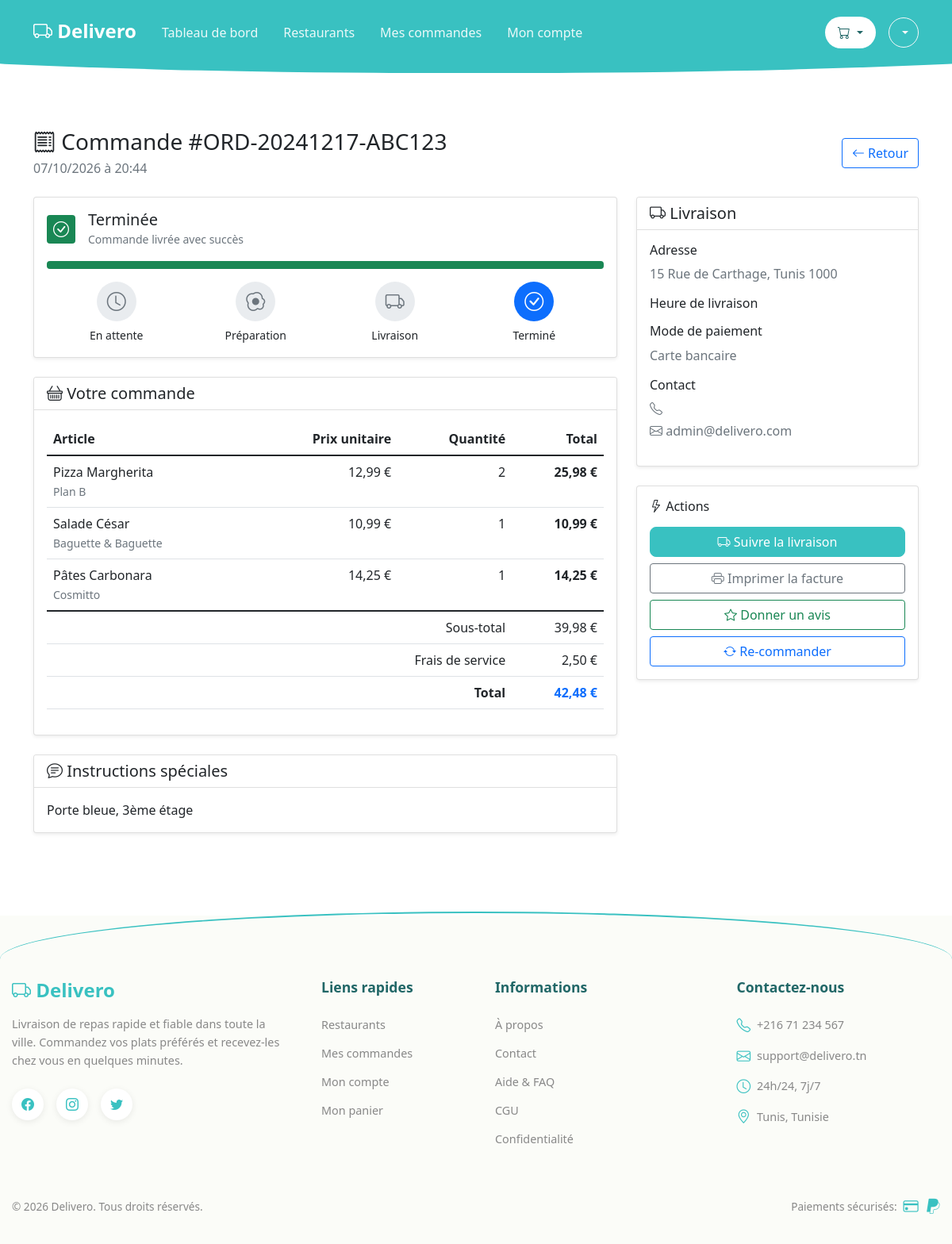
The app's page /user/order_details.php?id=1 (signed in) with its own data.
### tables this page shows
CREATE TABLE IF NOT EXISTS orders (
    id INT AUTO_INCREMENT PRIMARY KEY,
    order_number VARCHAR(20) UNIQUE NOT NULL,
    user_id INT,
    total DECIMAL(10,2) NOT NULL,
    status ENUM('pending', 'preparing', 'delivering', 'completed', 'cancelled') DEFAULT 'pending',
    delivery_address TEXT,
    delivery_time TIME,
    payment_method VARCHAR(50),
    notes TEXT,
    created_at TIMESTAMP DEFAULT CURRENT_TIMESTAMP,
    updated_at TIMESTAMP DEFAULT CURRENT_TIMESTAMP ON UPDATE CURRENT_TIMESTAMP,
    FOREIGN KEY (user_id) REFERENCES users(id) ON DELETE SET NULL,
    INDEX idx_order_number (order_number),
    INDEX idx_status (status),
    INDEX idx_created (created_at)
);

CREATE TABLE IF NOT EXISTS order_items (
    id INT AUTO_INCREMENT PRIMARY KEY,
    order_id INT NOT NULL,
    dish_id INT,
    quantity INT NOT NULL,
    price DECIMAL(10,2) NOT NULL,
    subtotal DECIMAL(10,2) NOT NULL,
    FOREIGN KEY (order_id) REFERENCES orders(id) ON DELETE CASCADE,
    FOREIGN KEY (dish_id) REFERENCES dishes(id) ON DELETE SET NULL,
    INDEX idx_order (order_id),
    INDEX idx_dish (dish_id)
);

CREATE TABLE IF NOT EXISTS dishes (
    id INT AUTO_INCREMENT PRIMARY KEY,
    name VARCHAR(200) NOT NULL,
    description TEXT,
    price DECIMAL(10,2) NOT NULL,
    category_id INT,
    restaurant_id INT,
    image VARCHAR(255),
    preparation_time INT DEFAULT 20,
    is_available BOOLEAN DEFAULT TRUE,
    is_special BOOLEAN DEFAULT FALSE,
    is_vegetarian BOOLEAN DEFAULT FALSE,
    calories INT,
    ingredients TEXT,
    rating DECIMAL(3,1) DEFAULT 4.0,
    order_count INT DEFAULT 0,
    created_at TIMESTAMP DEFAULT CURRENT_TIMESTAMP,
    updated_at TIMESTAMP DEFAULT CURRENT_TIMESTAMP ON UPDATE CURRENT_TIMESTAMP,
    FOREIGN KEY (category_id) REFERENCES categories(id) ON DELETE SET NULL,
    FOREIGN KEY (restaurant_id) REFERENCES restaurants(id) ON DELETE SET NULL,
    INDEX idx_category (category_id),
    INDEX idx_restaurant (restaurant_id),
    INDEX idx_available (is_available),
    INDEX idx_special (is_special),
    INDEX idx_price (price)
);

CREATE TABLE IF NOT EXISTS restaurants (
    id INT AUTO_INCREMENT PRIMARY KEY,
    name VARCHAR(200) NOT NULL,
    address TEXT,
    phone VARCHAR(20),
    email VARCHAR(100),
    image VARCHAR(255),
    delivery_time VARCHAR(20) DEFAULT '30-40 min',
    rating DECIMAL(3,1) DEFAULT 4.0,
    is_active BOOLEAN DEFAULT TRUE,
    created_at TIMESTAMP DEFAULT CURRENT_TIMESTAMP,
    INDEX idx_active (is_active),
    INDEX idx_rating (rating)
);

CREATE TABLE IF NOT EXISTS users (
    id INT AUTO_INCREMENT PRIMARY KEY,
    username VARCHAR(50) UNIQUE NOT NULL,
    email VARCHAR(100) UNIQUE NOT NULL,
    password VARCHAR(255) NOT NULL,
    full_name VARCHAR(100),
    phone VARCHAR(20),
    address TEXT,
    role ENUM('admin', 'user') DEFAULT 'user',
    is_active BOOLEAN DEFAULT TRUE,
    created_at TIMESTAMP DEFAULT CURRENT_TIMESTAMP,
    last_login TIMESTAMP NULL,
    INDEX idx_username (username),
    INDEX idx_email (email),
    INDEX idx_role (role)
);

### user/order_details.php (the view, shortened to what this page needs)
<?php
require_once '../admin/includes/config.php';
$order_id = $_GET['id'] ?? 0;
$user_id = $_SESSION['user_id'];
$stmt = $pdo->prepare("
    SELECT o.*, u.full_name, u.email, u.phone
    FROM orders o
    JOIN users u ON o.user_id = u.id
    WHERE o.id = ? AND o.user_id = ?
");
$stmt->execute([$order_id, $user_id]);
$order = $stmt->fetch();
$stmt = $pdo->prepare("
    SELECT oi.*, d.name as dish_name, d.image, r.name as restaurant_name
    FROM order_items oi
    LEFT JOIN dishes d ON oi.dish_id = d.id
    LEFT JOIN restaurants r ON d.restaurant_id = r.id
    WHERE oi.order_id = ?
");
$stmt->execute([$order_id]);
$items = $stmt->fetchAll();
$status_info = [
    'pending' => ['class' => 'warning', 'icon' => 'clock', 'text' => 'En attente', 'progress' => 25],
    'preparing' => ['class' => 'info', 'icon' => 'egg-fried', 'text' => 'En préparation', 'progress' => 50],
    'delivering' => ['class' => 'primary', 'icon' => 'truck', 'text' => 'En livraison', 'progress' => 75],
    'completed' => ['class' => 'success', 'icon' => 'check-circle', 'text' => 'Terminée', 'progress' => 100],
    'cancelled' => ['class' => 'danger', 'icon' => 'x-circle', 'text' => 'Annulée', 'progress' => 0]
];
$current_status = $status_info[$order['status']];
?>
<!DOCTYPE html>
<html lang="fr">
<head>
    <link href="https://cdn.jsdelivr.net/npm/bootstrap@5.1.3/dist/css/bootstrap.min.css" rel="stylesheet">
    <link rel="stylesheet" href="https://cdn.jsdelivr.net/npm/bootstrap-icons@1.8.1/font/bootstrap-icons.css">
</head>
<body>
    <?php include 'includes/header.php'; ?>
    <main class="container mt-4">
        <div class="row mb-4">
            <div class="col-12">
                <div class="d-flex justify-content-between align-items-center">
                    <div>
                        <h1 class="h3 mb-1">
                            <i class="bi bi-receipt"></i> Commande #<?= htmlspecialchars($order['order_number'] ?? '') ?>
                        </h1>
                        <p class="text-muted mb-0">
                            <?= date('d/m/Y à H:i', strtotime($order['created_at'] ?? date('Y-m-d H:i:s'))) ?>
                        </p>
                    </div>
                    <div class="text-end">
                        <a href="orders.php" class="btn btn-outline-primary">
                            <i class="bi bi-arrow-left"></i> Retour
                        </a>
                    </div>
                </div>
            </div>
        </div>
        <div class="row">
            <div class="col-lg-8">
                <div class="card shadow-sm mb-4">
                    <div class="card-body">
                        <div class="d-flex align-items-center mb-3">
                            <span class="badge bg-<?= $current_status['class'] ?? 'secondary' ?> me-3 p-2">
                                <i class="bi bi-<?= $current_status['icon'] ?? 'question-circle' ?> fs-5"></i>
                            </span>
                            <div>
                                <h5 class="mb-0"><?= $current_status['text'] ?? 'Statut inconnu' ?></h5>
                                <small class="text-muted">
                                    <?=
                                        ($order['status'] ?? '') == 'pending' ? 'En attente de confirmation' :
                                        (($order['status'] ?? '') == 'preparing' ? 'Le restaurant prépare votre commande' :
                                        (($order['status'] ?? '') == 'delivering' ? 'Votre commande est en route' :
                                        (($order['status'] ?? '') == 'completed' ? 'Commande livrée avec succès' :
                                        (($order['status'] ?? '') == 'cancelled' ? 'Commande annulée' : 'Statut inconnu'))))
                                    ?>
                                </small>
                            </div>
                        </div>
                        <div class="progress mb-3" style="height: 10px;">
                            <div class="progress-bar bg-<?= $current_status['class'] ?? 'secondary' ?>"
                                 style="width: <?= $current_status['progress'] ?? 0 ?>%"></div>
                        </div>
                        <div class="d-flex justify-content-between text-center">
                            <div class="step <?= ($order['status'] ?? '') == 'pending' ? 'active' : '' ?>">
                                <div class="step-icon">
                                    <i class="bi bi-clock fs-4"></i>
                                </div>
                                <small>En attente</small>
                            </div>
                            <div class="step <?= ($order['status'] ?? '') == 'preparing' ? 'active' : '' ?>">
                                <div class="step-icon">
                                    <i class="bi bi-egg-fried fs-4"></i>
                                </div>
                                <small>Préparation</small>
                            </div>
                            <div class="step <?= ($order['status'] ?? '') == 'delivering' ? 'active' : '' ?>">
                                <div class="step-icon">
                                    <i class="bi bi-truck fs-4"></i>
                                </div>
                                <small>Livraison</small>
                            </div>
                            <div class="step <?= ($order['status'] ?? '') == 'completed' ? 'active' : '' ?>">
                                <div class="step-icon">
                                    <i class="bi bi-check-circle fs-4"></i>
                                </div>
                                <small>Terminé</small>
                            </div>
                        </div>
                    </div>
                </div>
                <div class="card shadow-sm mb-4">
                    <div class="card-header bg-white">
                        <h5 class="mb-0">
                            <i class="bi bi-basket"></i> Votre commande
                        </h5>
                    </div>
                    <div class="card-body">
                        <div class="table-responsive">
                            <table class="table">
                                <thead>
                                    <tr>
                                        <th>Article</th>
                                        <th class="text-end">Prix unitaire</th>
                                        <th class="text-end">Quantité</th>
                                        <th class="text-end">Total</th>
                                    </tr>
                                </thead>
                                <tbody>
                                    <?php foreach ($items as $item): ?>
                                        <tr>
                                            <td>
                                                <div class="d-flex align-items-center">
                                                    <div>
                                                        <div><?= htmlspecialchars($item['dish_name'] ?? '') ?></div>
                                                        <small class="text-muted">
                                                            <?= htmlspecialchars($item['restaurant_name'] ?? '') ?>
                                                        </small>
                                                    </div>
                                                </div>
                                            </td>
                                            <td class="text-end"><?= number_format($item['price'] ?? 0, 2, ',', ' ') ?> €</td>
                                            <td class="text-end"><?= $item['quantity'] ?? 0 ?></td>
                                            <td class="text-end fw-bold">
                                                <?= number_format($item['subtotal'] ?? 0, 2, ',', ' ') ?> €
                                            </td>
                                        </tr>
                                    <?php endforeach; ?>
                                </tbody>
                                <tfoot>
                                    <tr>
                                        <td colspan="3" class="text-end">Sous-total</td>
                                        <td class="text-end"><?= number_format(($order['total'] ?? 0) - 2.5, 2, ',', ' ') ?> €</td>
                                    </tr>
                                    <tr>
                                        <td colspan="3" class="text-end">Frais de service</td>
                                        <td class="text-end">2,50 €</td>
                                    </tr>
                                    <tr>
                                        <td colspan="3" class="text-end fw-bold">Total</td>
                                        <td class="text-end fw-bold text-primary">
                                            <?= number_format($order['total'] ?? 0, 2, ',', ' ') ?> €
                                        </td>
                                    </tr>
                                </tfoot>
                            </table>
                        </div>
                    </div>
                </div>
                <?php if (!empty($order['notes'])): ?>
                    <div class="card shadow-sm mb-4">
                        <div class="card-header bg-white">
                            <h5 class="mb-0">
                                <i class="bi bi-chat-text"></i> Instructions spéciales
                            </h5>
                        </div>
                        <div class="card-body">
                            <p class="mb-0"><?= nl2br(htmlspecialchars($order['notes'] ?? '')) ?></p>
                        </div>
                    </div>
                <?php endif; ?>
            </div>
            <div class="col-lg-4">
                <div class="card shadow-sm mb-4">
                    <div class="card-header bg-white">
                        <h5 class="mb-0">
                            <i class="bi bi-truck"></i> Livraison
                        </h5>
                    </div>
                    <div class="card-body">
                        <div class="mb-3">
                            <h6>Adresse</h6>
                            <p class="text-muted mb-0">
                                <?= nl2br(htmlspecialchars($order['delivery_address'] ?? '')) ?>
                            </p>
                        </div>
                        <div class="mb-3">
                            <h6>Heure de livraison</h6>
                        </div>
                        <div class="mb-3">
                            <h6>Mode de paiement</h6>
                            <p class="text-muted mb-0">
                                <?= ($order['payment_method'] ?? '') == 'card' ? 'Carte bancaire' :
                                    (($order['payment_method'] ?? '') == 'cash' ? 'Espèces' :
                                    htmlspecialchars($order['payment_method'] ?? 'Non spécifié')) ?>
                            </p>
                        </div>
                        <div class="mb-3">
                            <h6>Contact</h6>
                            <p class="text-muted mb-1">
                                <i class="bi bi-telephone"></i> <?= htmlspecialchars($order['phone'] ?? '') ?>
                            </p>
                            <p class="text-muted mb-0">
                                <i class="bi bi-envelope"></i> <?= htmlspecialchars($order['email'] ?? '') ?>
                            </p>
                        </div>
                    </div>
                </div>
                <div class="card shadow-sm">
                    <div class="card-body">
                        <h6 class="card-title mb-3">
                            <i class="bi bi-lightning"></i> Actions
                        </h6>
                        <div class="d-grid gap-2">
                            <a href="order_tracking.php?id=<?= $order_id ?>" class="btn btn-primary">
                                <i class="bi bi-truck"></i> Suivre la livraison
                            </a>
                            <a href="javascript:window.print()" class="btn btn-outline-secondary">
                                <i class="bi bi-printer"></i> Imprimer la facture
                            </a>
                            <a href="reviews.php?order_id=<?= $order_id ?>" class="btn btn-outline-success">
                                <i class="bi bi-star"></i> Donner un avis
                            </a>
                            <?php if (($order['status'] ?? '') == 'completed'): ?>
                                <a href="reorder.php?id=<?= $order_id ?>" class="btn btn-outline-primary">
                                    <i class="bi bi-arrow-repeat"></i> Re-commander
                                </a>
                            <?php endif; ?>
                        </div>
                    </div>
                </div>
            </div>
        </div>
    </main>
    <?php include 'includes/footer.php'; ?>
</body>
</html>

### records on screen
orders: order_number "ORD-20241217-ABC123", status "Terminée", ($order['total']??0)-2.5 "39,98", total "42,48", notes "Porte bleue, 3ème étage", delivery_address "15 Rue de Carthage, Tunis 1000", payment_method "Carte bancaire", user.email "admin@delivero.com"
order_items: dish.name "Pizza Margherita", restaurants.name "Plan B", price "12,99", quantity "2", subtotal "25,98"
order_items: dish.name "Salade César", restaurants.name "Baguette & Baguette", price "10,99", quantity "1", subtotal "10,99"
order_items: dish.name "Pâtes Carbonara", restaurants.name "Cosmitto", price "14,25", quantity "1", subtotal "14,25"
